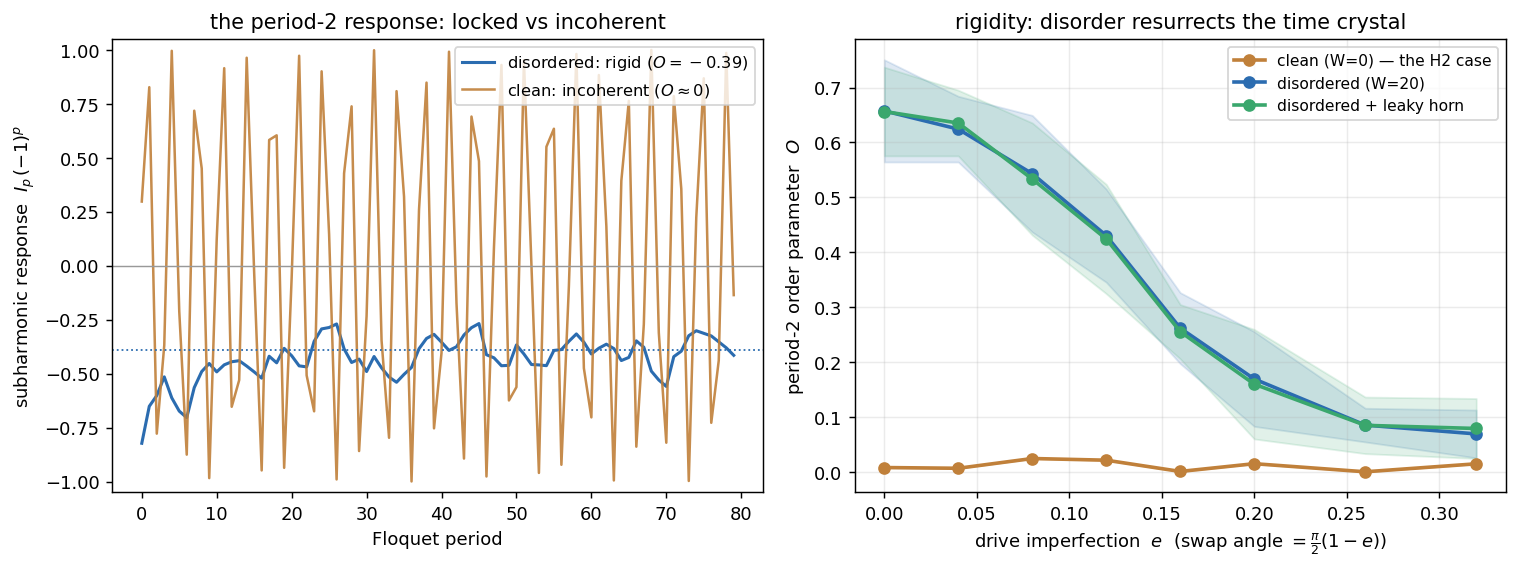

Generate this figure with Python:
"""Disorder-stabilized discrete time crystal — resurrecting the response H2 found dead.

Section 11 asked whether the clean driven ring is a discrete time crystal (DTC). It is not:
a sharp parametric resonance, frequency-pulled, heating with no rigidity. The diagnosis was
that a clean mean-field system has no localization mechanism to rigidify the subharmonic.
This test supplies exactly that missing ingredient — GEOMETRIC DISORDER (random on-site
energies, the Anderson-localizing cousin of MBL) — and re-runs the question.

Protocol (a driven nonlinear lattice): each Floquet period = an imperfect dimerized pi-swap
that flips a charge-density wave, then free evolution under disorder + hopping + interaction.
Order parameter O = amplitude of the period-2 (subharmonic) response. A DTC shows O large and
RIGID against the drive imperfection e; a non-DTC collapses with any e. The clean lattice
(W=0) is the built-in negative control — the H2 case.

Result: disorder resurrects a rigid period-2 response (O ~ 0.7, plateau to e ~ 0.1) that the
clean lattice cannot sustain (O ~ 0.02). The open-horn leakage is ~neutral: disorder, not
openness, is what the H2 gap required.

Regenerate:  python3 dtc_horn.py
"""
import numpy as np
import matplotlib
matplotlib.use("Agg")
import matplotlib.pyplot as plt

L, JF, U, TF, DT, NPER = 64, 0.4, 1.0, 1.0, 0.02, 80


def deriv(p, eps, gmask):
    return -1j * (eps * p - JF * (np.roll(p, 1) + np.roll(p, -1)) + U * np.abs(p) ** 2 * p) - gmask * p


def free(psi, eps, gmask):
    for _ in range(int(round(TF / DT))):
        k1 = deriv(psi, eps, gmask); k2 = deriv(psi + 0.5*DT*k1, eps, gmask)
        k3 = deriv(psi + 0.5*DT*k2, eps, gmask); k4 = deriv(psi + DT*k3, eps, gmask)
        psi = psi + DT/6*(k1 + 2*k2 + 2*k3 + k4)
    return psi


def trajectory(W, e, seed, leaky=False):
    rng = np.random.default_rng(seed); eps = rng.uniform(-W, W, L)
    psi = np.zeros(L, complex); psi[0::2] = 1.0; th = (np.pi/2) * (1 - e)
    gmask = np.zeros(L)
    if leaky:
        gmask[L//2-2:L//2+2] = 0.5
    Is = []
    for _ in range(NPER):
        a = psi[0::2].copy(); b = psi[1::2].copy()                 # imperfect dimerized pi-swap
        psi[0::2] = np.cos(th)*a - 1j*np.sin(th)*b
        psi[1::2] = -1j*np.sin(th)*a + np.cos(th)*b
        psi = free(psi, eps, gmask)
        tot = np.sum(np.abs(psi)**2) + 1e-30
        Is.append((np.sum(np.abs(psi[0::2])**2) - np.sum(np.abs(psi[1::2])**2)) / tot)
    return np.array(Is)


def order(W, e, leaky=False, nseed=8):
    Os = []
    for s in range(nseed):
        Is = trajectory(W, e, s, leaky); h = NPER//2
        Os.append(abs(np.mean(Is[h:] * (-1.0)**np.arange(h, NPER))))
    return float(np.mean(Os)), float(np.std(Os))


# ---- subharmonic-frequency verification ----------------------------------------------
Is_d = trajectory(20.0, 0.1, 0); Is_c = trajectory(0.0, 0.1, 0)
seg = Is_d[NPER//4:] - Is_d[NPER//4:].mean()
f = np.fft.rfftfreq(len(seg), d=1.0); P = np.abs(np.fft.rfft(seg))
f_peak = f[1 + np.argmax(P[1:])]
print(f"disordered response peak frequency = {f_peak:.3f} cycles/period (period-2 => 0.5)")
print(f"VERIFICATION subharmonic locked to Omega/2: {abs(f_peak-0.5) < 0.02}")

# ---- rigidity sweep ------------------------------------------------------------------
es = np.array([0.0, 0.04, 0.08, 0.12, 0.16, 0.20, 0.26, 0.32])
curves = {"clean (W=0) — the H2 case": (0.0, False, "#c0803a"),
          "disordered (W=20)": (20.0, False, "#2b6cb0"),
          "disordered + leaky horn": (20.0, True, "#3aa76d")}
print(f"\n{'imperfection e':>14s} " + " ".join(f"{k.split('(')[0].strip()[:10]:>11s}" for k in curves))
data = {}
for lbl, (W, lk, _) in curves.items():
    data[lbl] = np.array([order(W, e, lk) for e in es])
for i, e in enumerate(es):
    print(f"{e:14.2f} " + " ".join(f"{data[k][i,0]:11.3f}" for k in curves))

# ---- figure ---------------------------------------------------------------------------
fig, (axA, axB) = plt.subplots(1, 2, figsize=(11.8, 4.5))
p = np.arange(NPER)
sd = Is_d * (-1.0) ** p; sc = Is_c * (-1.0) ** p            # demodulate the period-2 response
axA.plot(p, sd, color="#2b6cb0", lw=1.7, label=f"disordered: rigid ($O={sd[NPER//2:].mean():.2f}$)")
axA.plot(p, sc, color="#c0803a", lw=1.4, alpha=.9, label="clean: incoherent ($O\\approx0$)")
axA.axhline(sd[NPER//2:].mean(), color="#2b6cb0", ls=":", lw=1.0)
axA.axhline(0, color="#999", lw=.8)
axA.set_xlabel("Floquet period"); axA.set_ylabel("subharmonic response  $I_p\\,(-1)^p$")
axA.set_title("the period-2 response: locked vs incoherent", fontsize=11.5)
axA.legend(fontsize=9, loc="upper right"); axA.set_ylim(-1.05, 1.05)

for lbl, (W, lk, c) in curves.items():
    m, sd = data[lbl][:, 0], data[lbl][:, 1]
    axB.plot(es, m, "o-", color=c, lw=2.0, ms=6, label=lbl)
    axB.fill_between(es, m - sd, m + sd, color=c, alpha=.15)
axB.set_xlabel("drive imperfection  $e$  (swap angle $= \\frac{\\pi}{2}(1-e)$)")
axB.set_ylabel("period-2 order parameter  $O$")
axB.set_title("rigidity: disorder resurrects the time crystal", fontsize=11.5)
axB.legend(fontsize=8.6, loc="upper right"); axB.grid(alpha=.25)
fig.tight_layout(); fig.savefig("dtc_horn.png", dpi=130, bbox_inches="tight")
print("wrote dtc_horn.png")
